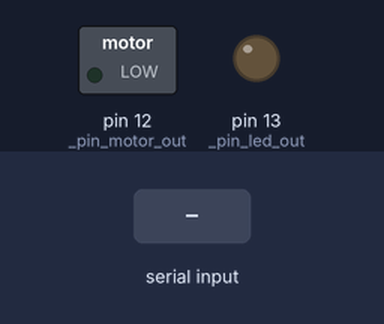
The sketch below on a simulated Arduino Uno, built with avr-gcc and run on an emulated ATmega328P. Shown: switched loads named in the sketch (green lamp = pin HIGH), output pins drawn as LEDs (lit = HIGH). Inputs (shaded band) come from the test bench. What the sketch prints to the serial monitor is not drawn.

Above: at 1.2 s.
1.3 s: "FEED" received over Serial
At 1.8 s:
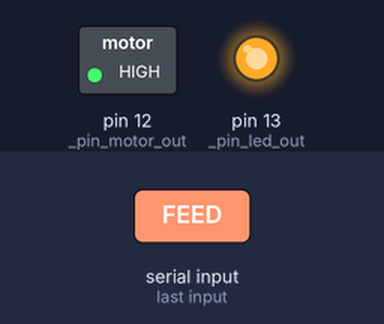
3.4 s: "1" received over Serial
Timing chart, 0 to 6.4 s (numbered marks = the images above; inputs shaded):
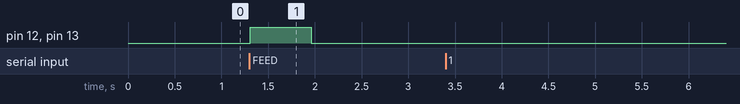

The sketch:

arduino.ino
```cpp
/* PINS */
const int 	_pin_motor_out	= 12;
const int 	_pin_led_out	= 13;

/* SERIAL BUFFER */
const int 	_buffer_size	= 10;
int 		_buffer_length 	= 0;
char 		_buffer[ _buffer_size ];
char 		_buffer_byte;

const int	_baud	= 9600;
int			_speed	= 650;

void setup()
{
	pinMode( _pin_motor_out,	OUTPUT );
	pinMode( _pin_led_out,		OUTPUT );

	Serial.begin( _baud );
	Serial.println( "Ready" );
}

void loop()
{
	_buffer_length = 0;

	while( Serial.available() )
	{
		_buffer_byte = Serial.read();

		if ( _buffer_length + 1 < _buffer_size )
		{
			_buffer[ _buffer_length++ ] = _buffer_byte;
			_buffer[ _buffer_length ] 	= '\0';
		}

		delay( 2 );
	}

	if ( _buffer_length > 0 )
	{
		if ( strcmp( _buffer, "FEED" ) == 0 )
		{
			feed_jazzy();
		}
		else
		{
			Serial.print( "Unrecognized command: " );
			Serial.println( _buffer );
		}
	}
}

void feed_jazzy()
{
	digitalWrite( _pin_led_out, 	HIGH );
	digitalWrite( _pin_motor_out, 	HIGH );

	delay( _speed );

	digitalWrite( _pin_motor_out, 	LOW );
	digitalWrite( _pin_led_out, 	LOW );

	Serial.println( "Success" );
}
```

Measured:
- after the input at 1.3 s, pin 12 (_pin_motor_out), pin 13 (_pin_led_out): LOW → HIGH at once, → LOW 0.65 s later
- after the input at 3.4 s, every drawn part: stays the same
